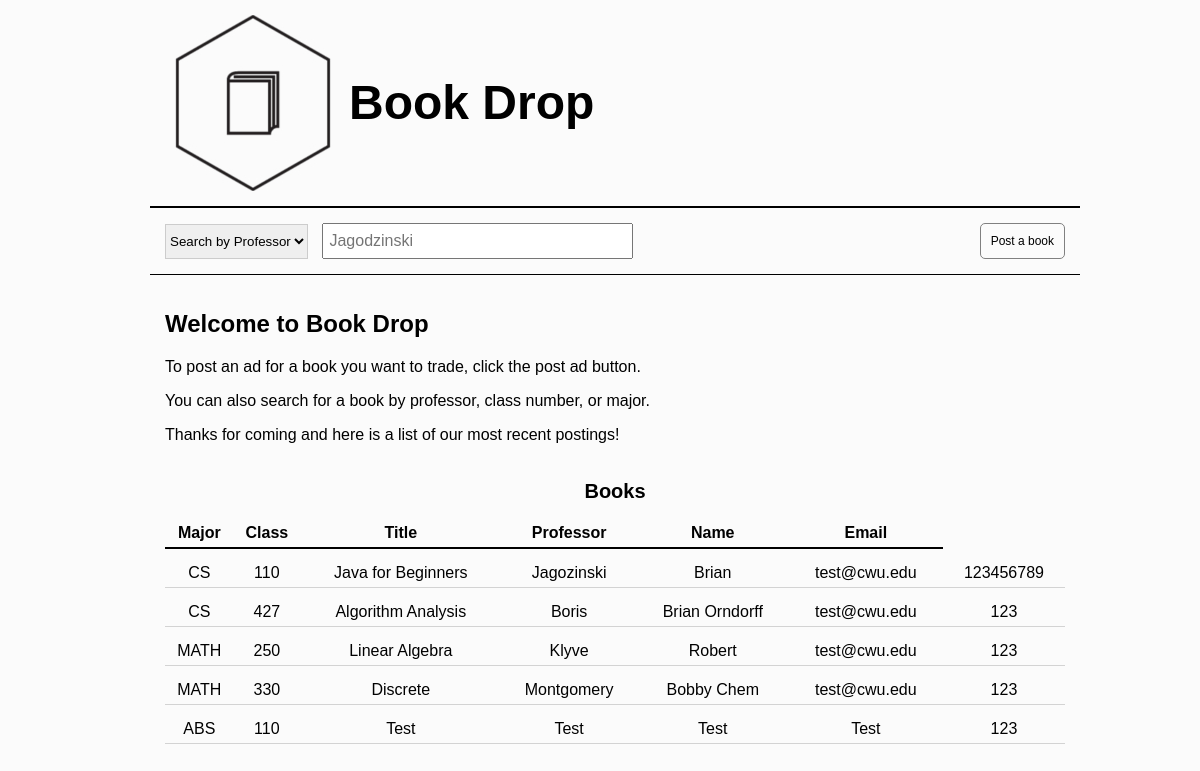
/, run on an earlier commit of the app's database.
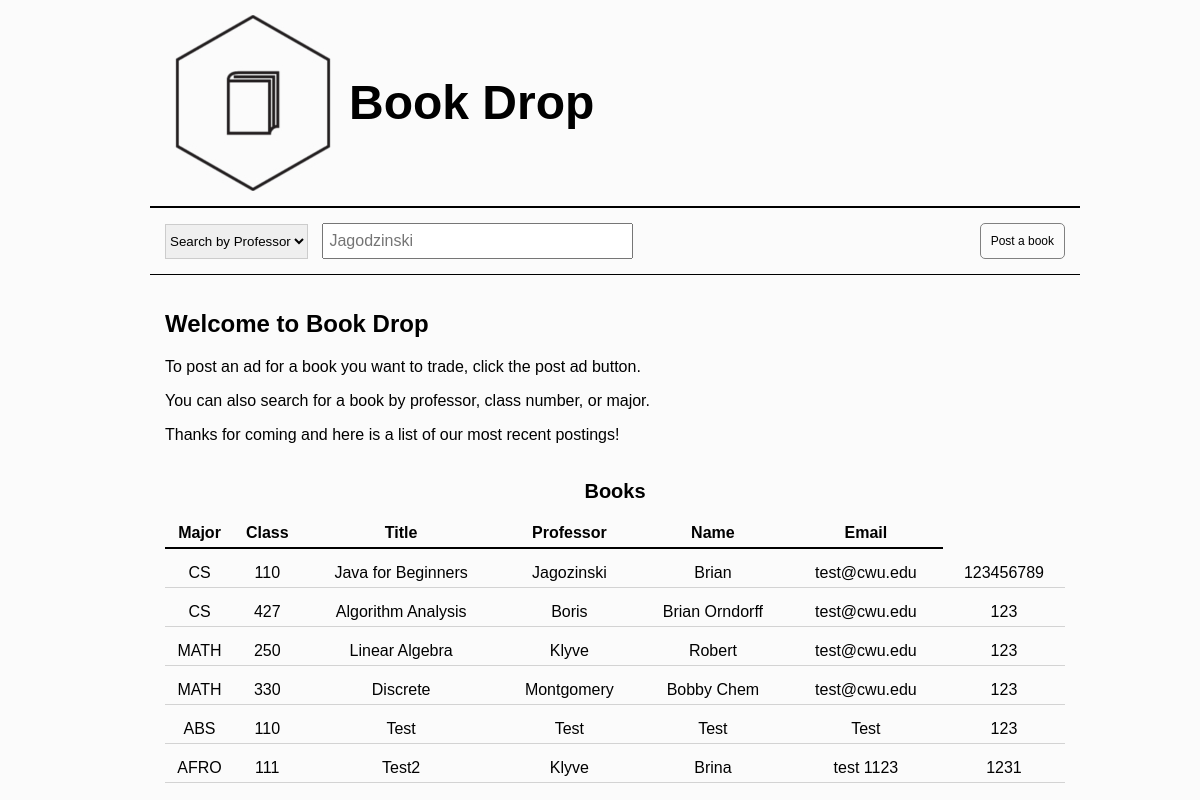
And on a later commit of the database.
### tables this page shows
CREATE TABLE books(major varchar(4), class_num integer, title varchar(50), prof varchar(20), name varchar(30), email varchar(50), phone varchar(15));

### index.php (the view)
<?php include 'header.php';?>
<h2>Welcome to Book Drop</h2>
<p>To post an ad for a book you want to trade, click the post ad button.</p>
<p>You can also search for a book by professor, class number, or major.</p>
<p>Thanks for coming and here is a list of our most recent postings!</p>
<table summary="This table displays the most recent posting to the site">
	<caption>Books</caption>
	<tr>
		<th>Major</th>
		<th>Class</th>
		<th>Title</th>
		<th>Professor</th>
		<th>Name</th>
		<th>Email</th>
	</tr>
	<?php
		$query = 'SELECT * FROM books';
		$result = $db->query($query);
		while($row=$result->fetchArray(SQLITE3_NUM)){
			print '<tr>';
			foreach($row as $i)
				print '<td>'.$i.'</td>';
			print '</tr>';
		}
	?>
</table>
<?php include 'footer.php';?>

### header.php (shortened to what this page needs)
<!DOCTYPE html PUBLIC "-//W3C//DTD XHTML 1.0 Strict//EN"
    "http://www.w3.org/TR/xhtml1/DTD/xhtml1-strict.dtd">
<html lang="en" xmlns="http://www.w3.org/1999/xhtml" xml:lang="en">
<head>
	<link rel="stylesheet" type="text/css" href="final.css" />
</head>
<body>
	<div id="main">
	<div id="banner">
		<a href="index.php"><img src="icon.jpg" alt="icon for the web logo" /></a>
		<h1>Book Drop</h1>
	</div>
	<form action="searchResult.php" method="post" id="searchForm">
	<div id="nav">
			<select id="searchFilter" class="searchBar" name="filter">
				<option value="prof">Search by Professor</option>
			</select>
			<input class="searchBar" type="text" name="searchBox" id="searchBox" value="" placeholder="Jagodzinski"/>
			<button type="button" id="postBook">Post a book</button>
	</div>
	</form>
	<div id="content">

### footer.php
</div>
</div>
</body>
</html>

### final.css (style rules this page uses)
table { margin: 0 auto; width: 900px; border-spacing: 0px; text-align: center; }
caption { font-weight: bold; font-size: 20px; margin: 20px; }
td { padding-top: 15px; padding-bottom: 5px; border-bottom: 1px solid lightgrey; }
th { border-bottom: 2px solid black; padding-bottom: 5px; }
h1 { font-size: 48px; padding: 8px; background-color: #FBFBFB; margin: 0; width: 300px; float: left; padding-top: 60px; }
button { padding: 10px; font-size: 12px; color: #000000; background-color: #FBFBFB; border: 1px solid grey; border-radius: 5px; outline: none; }
#postBook { float: right; }
#banner { width: 900px; margin: 0 auto; background-color: #FBFBFB; overflow: auto; padding: 15px; }
#nav { width: 900px; background-color: #FBFBFB; border-bottom: 1px solid black; border-top: 2px solid black; padding: 15px; }
#searchFilter { border: 1px solid #CCC; height: 35px; vertical-align: bottom; outline: none; }
#searchBox { width: 300px; height: 30px; padding-left: 5px; margin-left: 10px; vertical-align: bottom; font-size:16px; }
#main { width: 900px; margin: 0 auto; background-color: #FBFBFB; }
#content { width: 900px; padding: 15px; margin: 0 auto; }
#banner img { background-color: #FBFBFB; float: left; }
body { font-family: sans-serif; margin: 0 auto; background-color: #FBFBFB; }

What changed in the data, as far as the page shows it:
added books: major "AFRO", class_num "111", title "Test2", prof "Klyve", name "Brina", email "test 1123", phone "1231"
